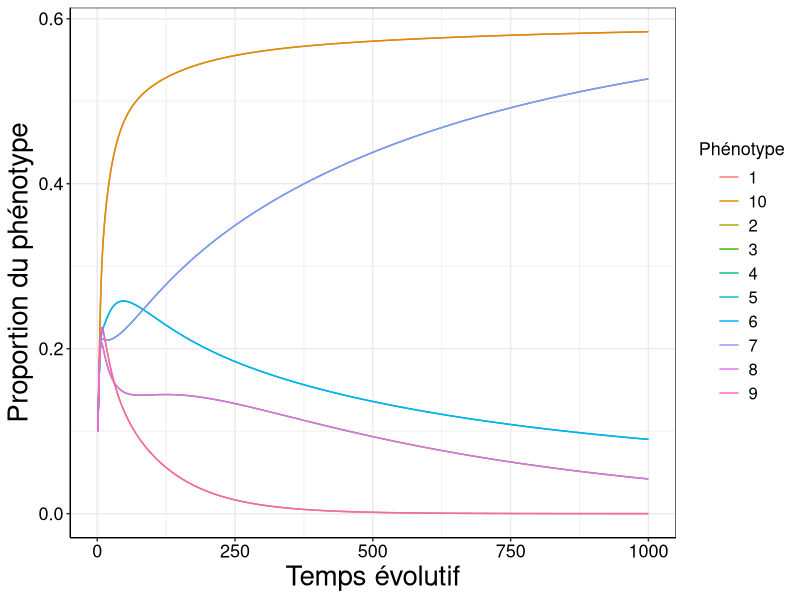
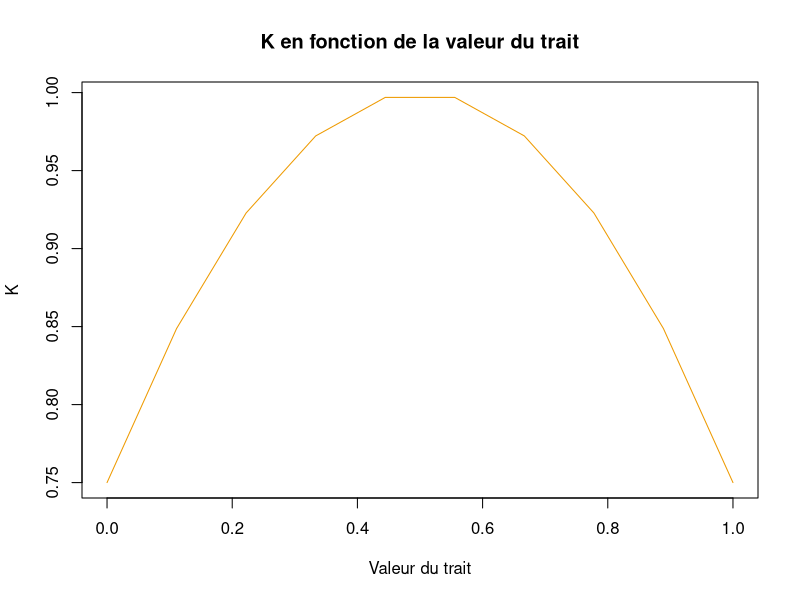
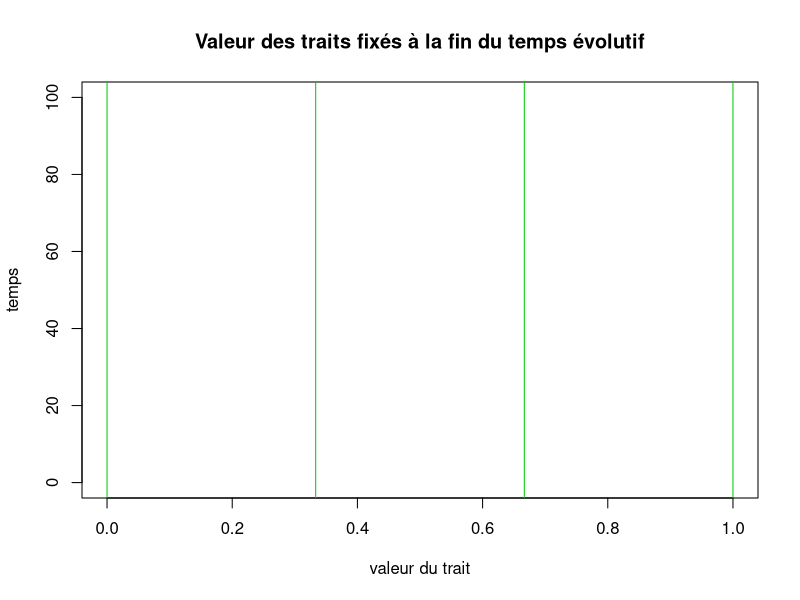
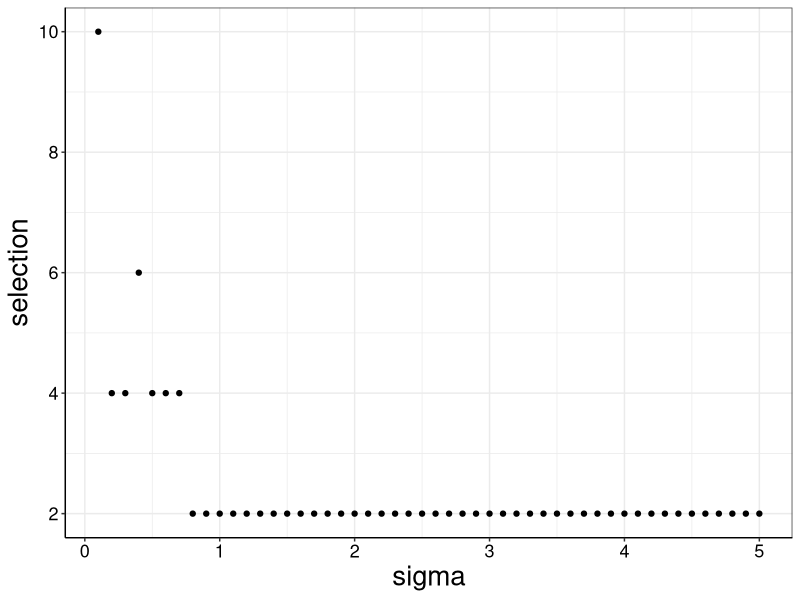
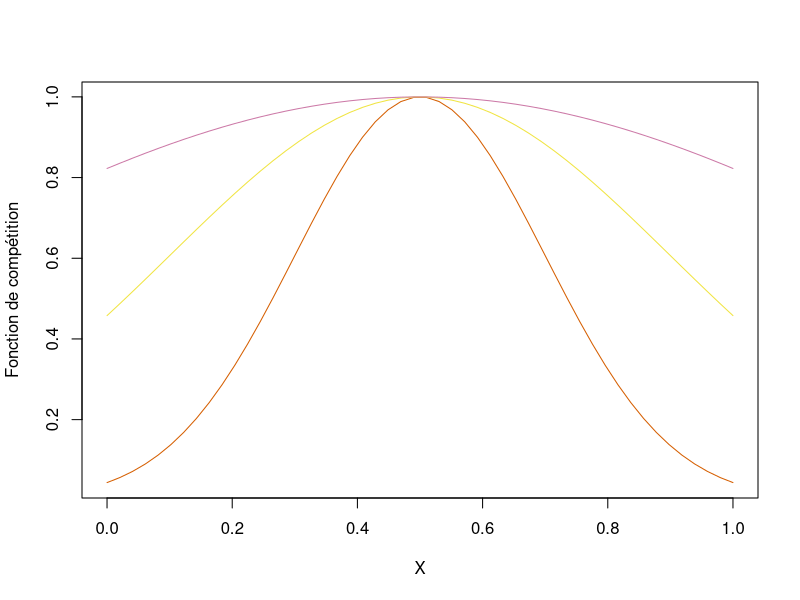
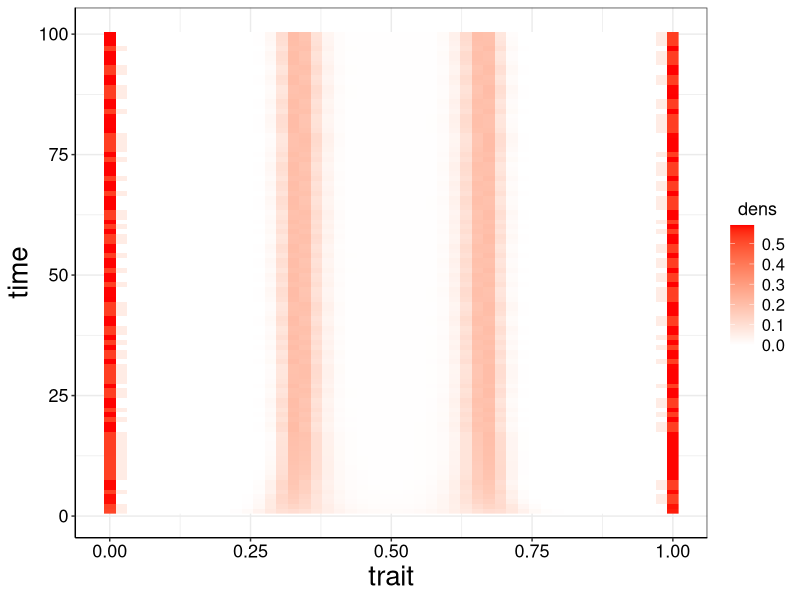
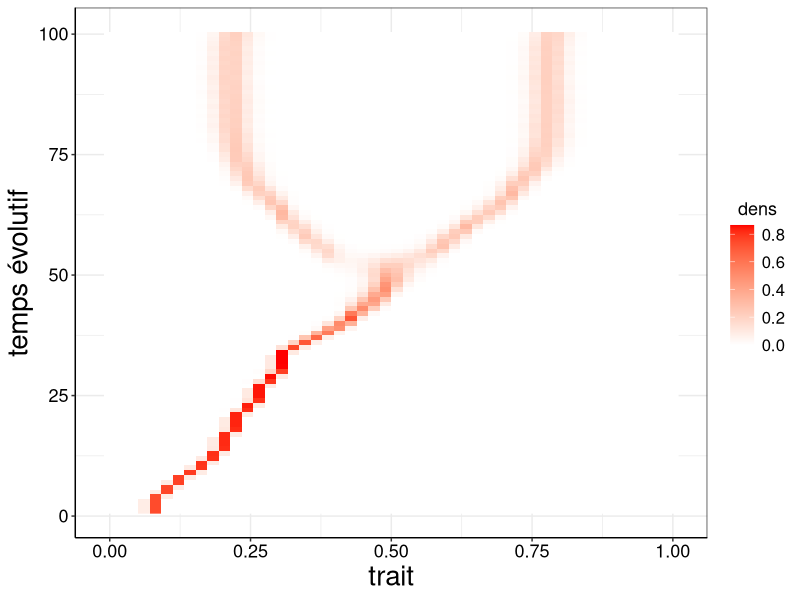
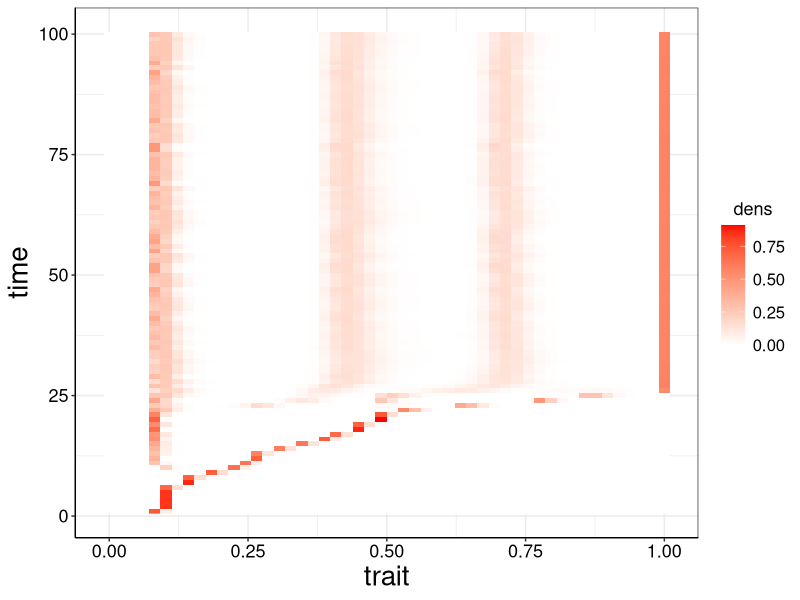

The R script that drew these images, in order:
## ---- chunk 1
rm(list=ls())
library(deSolve)
library(tidyverse)
## ---- chunk 2
main_theme = theme_bw()+
  theme(axis.line = element_line(colour = "black"),
        axis.text.x = element_text(colour = "black", size=13),
        axis.text.y = element_text(colour = "black", size=13),
        legend.title = element_text(colour = "black", size=13),
        legend.title.align=0.5,
        legend.text = element_text(colour = "black", size=12),
        axis.title=element_text(size=20))

## ---- chunk 3
fonc.K = function(x, K0 = K0, lambda = lambda, x0 = x0){return(
  max(0, 1/(K0-lambda*(x - x0)^2)))}  #Afin de ne pas obtenir de valeur négative, le maximum entre 0 et la valeur de K est retourné. 

fonc.a = function(x, y, sigma = sigma){
  return(exp(-0.5*(x-y)^2/sigma^2))
}

EDO_LK <- function(t, y, paraM){
  with(as.list(paraM), { # permet d'éviter de lister les paramètres 

  Mat = A * K
  
  dndt <- r*y*(1-(y%*%Mat)) # Equation différentielle 
  
  return(list(dndt))
  })
}


## ---- chunk 4
# les valeurs des paramètres sont renseignées, elles pourront être réadaptées au besoin

N <- 10 #nombre de traits

# Pour le calcul de la fonction de compétition (a)
sigma <- 0.2

# Pour le calcul de la fonction de fitness (K)
K0 <- 1
lambda <- 1
x0 <- 1/2

# Pour le calcul de la valeur des trais phénotypique 
xmin <- 0
xmax <- 1

#Pour le calcul de la proportion d'un phénotype x donné (= résolution de l'EDO)
r <- 0.5

## ---- chunk 5

# création des N valeurs de trait phénotypiques
X = seq(xmin, xmax, length.out = N)

#Création des matrice K et A vides 
K = matrix(NA, nrow = length(X), ncol = length(X))
A = matrix(NA, nrow = length(X), ncol = length(X))

for(i in 1:length(X)){
  for(j in 1:length(X)){
    K[i,j] =  fonc.K(x = X[j],K0 = K0, lambda = lambda, x0 = x0)
    A[i,j] = fonc.a(x = X[i], y = X[j], sigma = sigma)
  }
}


## ---- chunk 6
paraM <- list(r = r, K = K, A=A) #passage de M en paramètre pour qu'elle soit un input de EDO_LK

# paramètres nécessaires à la résolution de l'équation différentielle
temps <- seq(1,1000,1)
nbarre <- rep(K0/N, N)

solution <- ode(y = nbarre, times = temps, func = EDO_LK, parms = paraM, method = "euler")
## ---- chunk 7
solution %>%
  as_tibble() %>%
  mutate_all(as.numeric) %>%
  pivot_longer(-time, names_to = "Phénotype", values_to = "value") %>%
  ggplot() +
  geom_line(aes(x = time, y = value, color = Phénotype))+
  xlab ("Temps évolutif")+
  ylab ("Proportion du phénotype")+
  main_theme
## ---- chunk 8
plot(x=X, y=K[1,]^(-1), type='l', col = "orange2", xlab= "Valeur du trait", ylab = "K", main = "K en fonction de la valeur du trait")
## ---- chunk 9

etatfinal = solution[nrow(solution),2:ncol(solution)] #solution de l'équation différentielle au temps final

plot(NULL, ylim = c(0, 100), xlim= c(xmin, xmax), xlab="valeur du trait", ylab="temps", type='l', main ="Valeur des traits fixés à la fin du temps évolutif")
for (rgtrait in 1:length(etatfinal)){
  if (etatfinal[rgtrait] > 0.1){ #seuil
    abline(v = X[rgtrait], col='green3')
  }
}
## ---- chunk 10
val_sig = seq (0.1,5,0.1) # valeur de sigma testées

selection <- rep(NULL, length( seq (0.5,20,0.5))) #vecteur du nombre de traits sélectionnés 

for (i in val_sig){
sigma = i 

#Création des matrice K et A vides 
K = matrix(NA, nrow = length(X), ncol = length(X))
A = matrix(NA, nrow = length(X), ncol = length(X))

for(i in 1:length(X)){
  for(j in 1:length(X)){
    K[i,j] =  fonc.K(x = X[j],K0 = K0, lambda = lambda, x0 = x0)
    A[i,j] = fonc.a(x = X[i], y = X[j], sigma = sigma)
  }
}

#listes de paramètres
paraM <- list(r = r, K = K, A = A) 

solution <- ode(y = nbarre, times = temps, func = EDO_LK, parms = paraM)

# on récupère le nombre de phénotype sélectionné 
selection <- c(selection, sum(solution[nrow(solution),2:ncol(solution)]>0.1))


}
## ---- chunk 11
sel_sig = data.frame(sigma = val_sig, selection = selection)

ggplot(data = sel_sig)+
  geom_point(aes(x = sigma, y = selection))+
  main_theme
## ---- chunk 12
X = seq(from = 0, to = 1, length.out = 50 )

plot(X,fonc.a(x = X, y = 0.5, sigma = 0.2), type = "l", col =  "#D55E00", ylab = ("Fonction de compétition"))
lines(X,fonc.a(x = X, y = 0.5, sigma = 0.4), type = "l", col = "#F0E442")
lines(X,fonc.a(x = X, y = 0.5, sigma = 0.8), type = "l", col = "#CC79A7")

## ---- chunk 13
#Initialisation des paramètres pour cette étude
sigma = 0.2
N = 50 #nombre de traits
M = 100 #temps évolutif répétition du temps t. 
p = 0.1 #probanilité de mutation
X = seq(xmin, xmax, length.out = N) #valeur des traits
nbarre <- rep(K0/N, N) #Une même portion d'individu partagent chaque trait

#Création des matrice K et A (elles restent fixe malgré la mutation)
K = matrix(NA, nrow = length(X), ncol = length(X))
A = matrix(NA, nrow = length(X), ncol = length(X))

for(i in 1:length(X)){
  for(j in 1:length(X)){
    K[i,j] =  fonc.K(x = X[j],K0 = K0, lambda = lambda, x0 = x0)
    A[i,j] = fonc.a(x = X[i], y = X[j], sigma = sigma)
  }
}

paraM = list(r = r, K=K, A=A)

# Création de la matrice qui va contenir les valeurs des phénotypes au cours du temps évolutif M
nTmat = matrix(nrow=M, ncol=length(X))


for(m in 1:M){
  solution <- ode(y = nbarre, times = temps, func = EDO_LK, parms = paraM, method = "euler")
  nT = solution[nrow(solution),2:ncol(solution)]
  a = runif(1,0,1) 
      if (a>0.5){ #mutation à droite
        nTmute <- nT[1:length(nT)-1]*p
        nT[1:length(nT)-1] = nT[1:length(nT)-1] - nTmute
        nT[2:length(nT)] = nT[2:length(nT)] + nTmute
      }
      else{ #mutation à gauche
        nTmute <- nT[2:length(nT)]*p
        nT[2:length(nT)] = nT[2:length(nT)] - nTmute
        nT[1:length(nT)-1] = nT[1:length(nT)-1] + nTmute
      }
  nbarre <- round(nT,3)
  nTmat[m,] <- round(nT,3)
}
 


## Affichage graphique

colnames(nTmat) = c(1:N) # on renome pour acceder à l'indice ensuite

nTmat = as.data.frame(nTmat) # on passe la matrice en tableau (obligatoire pour ggplot)

temps_evol <- seq(1, M, 1)
nTmat$time <- temps_evol # ajout du temps

# passage des colonnes en lignes pour permettre l'affichage sous ggplot 
nTmat_long = nTmat%>%
  pivot_longer(-time, values_to = "dens", names_to = "phenotype")


nTmat_long$trait = X[ as.numeric(nTmat_long$phenotype)] # étiquette du trait

# Plots
ggplot(nTmat_long)+
  geom_raster(aes(trait, time,  fill=dens))+
  scale_fill_gradient2(low = "white" ,
                       high = "red")+
  main_theme
## ---- chunk 14
sigma = 0.6

z <- rep(0,N)
z[5] <- 1


nbarre <- z # cette fois, toute la population possède le trait inoptimal à l'état inital.

#Création des matrice K et A (elles restent fixe malgré la mutation)
K = matrix(NA, nrow = length(X), ncol = length(X))
A = matrix(NA, nrow = length(X), ncol = length(X))

for(i in 1:length(X)){
  for(j in 1:length(X)){
    K[i,j] =  fonc.K(x = X[j],K0 = K0, lambda = lambda, x0 = x0)
    A[i,j] = fonc.a(x = X[i], y = X[j], sigma = sigma)
  }
}

paraM = list(r = r, K=K, A=A)

# Création de la matrice qui va contenir les valeurs des phénotypes au cours du temps évolutif M
nTmat = matrix(nrow=M, ncol=length(X))

for(m in 1:M){
  solution <- ode(y = nbarre, times = temps, func = EDO_LK, parms = paraM, method = "euler")
  nT = solution[nrow(solution),2:ncol(solution)]
  a = runif(1,0,1) 
      if (a>0.5){ #mutation à droite
        nTmute <- nT[1:length(nT)-1]*p
        nT[1:length(nT)-1] = nT[1:length(nT)-1] - nTmute
        nT[2:length(nT)] = nT[2:length(nT)] + nTmute
      }
      else{ #mutation à gauche
        nTmute <- nT[2:length(nT)]*p
        nT[2:length(nT)] =nT[2:length(nT)] - nTmute
        nT[1:length(nT)-1] = nT[1:length(nT)-1] + nTmute
      }
  nbarre <- round(nT,3)
  nTmat[m,] <- round(nT,3)
}
 


#### et on plot !

colnames(nTmat) = c(1:N) # on renome pour acceder à l'indice ensuite

nTmat = as.data.frame(nTmat) # on passe la matrice en tableau (obligatoire pour ggplot)

temps_evol <- seq(1, M, 1)
nTmat$time <- temps_evol # ajout du temps

# passage des colonnes en lignes pour permettre l'affichage sous ggplot 
nTmat_long = nTmat%>%
  pivot_longer(-time, values_to = "dens", names_to = "phenotype")


nTmat_long$trait = X[ as.numeric(nTmat_long$phenotype)] # étiquette du trait

ggplot(nTmat_long)+
  geom_raster(aes(trait, time,  fill=dens))+
  scale_fill_gradient2(low = "white" ,
                       high = "red")+
  main_theme+
  ylab("temps évolutif")
## ---- chunk 15

sigma = 0.2

z <- rep(0,N)
z[5] <- 1
nbarre <- z 

#Création des matrice K et A (elles restent fixe malgré la mutation)
K = matrix(NA, nrow = length(X), ncol = length(X))
A = matrix(NA, nrow = length(X), ncol = length(X))

for(i in 1:length(X)){
  for(j in 1:length(X)){
    K[i,j] =  fonc.K(x = X[j],K0 = K0, lambda = lambda, x0 = x0)
    A[i,j] = fonc.a(x = X[i], y = X[j], sigma = sigma)
  }
}

paraM = list(r = r, K=K, A=A)

# Création de la matrice qui va contenir les valeurs des phénotypes au cours du temps évolutif M
nTmat = matrix(nrow=M, ncol=length(X))

for(m in 1:M){
  solution <- ode(y = nbarre, times = temps, func = EDO_LK, parms = paraM)
  nT = solution[nrow(solution),2:ncol(solution)]
  for (rgtrait in 1:length(nT)){
    if (nT[rgtrait] > 0.01){
      nTmute <- nT[1:length(nT)-1]*p
      a = runif(1,0,1) 
      if (a>0.5){ #mutation à droite
        nT[1:length(nT)-1] = nT[1:length(nT)-1] - nTmute
        nT[2:length(nT)] = nT[2:length(nT)] + nTmute
      }
      #else{ #mutation à gauche
        #nT[1:length(nT)-1] = nT[1:length(nT)-1] + nTmute
        #nT[2:length(nT)] = nT[2:length(nT)] - nTmute
      #}
    }
  }
  nbarre <- nT
  nTmat[m,] <- nT
}
 

 
#### et on plot !


colnames(nTmat) = c(1:N) # on renome pour acceder à l'indice ensuite

nTmat = as.data.frame(nTmat) 

temps_evol <- seq(1, M, 1)
nTmat$time <- temps_evol # ajout du temps


nTmat_long = nTmat%>%
  pivot_longer(-time, values_to = "dens", names_to = "phenotype")

nTmat_long$trait = X[ as.numeric(nTmat_long$phenotype)] # étiquette du trait

ggplot(nTmat_long)+
  geom_raster(aes(trait, time,  fill=dens))+
  scale_fill_gradient2(low = "white" ,
                       high = "red")+
  main_theme
